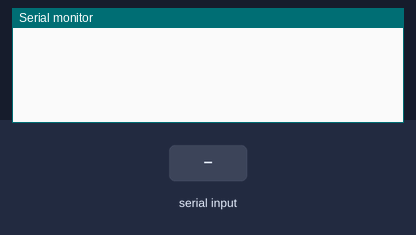
Simulated run of this sketch. Board: Arduino Uno, built with avr-gcc and run on an emulated ATmega328P. On the bench: the last lines printed to the serial monitor. The test bench sets the inputs (shaded band). Random numbers use the default seed unless the sketch sets one.

Above: at 1.2 s.
1.3 s: "l" received over Serial
At 1.8 s:
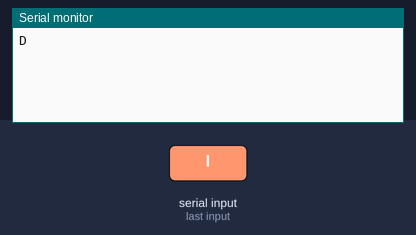
2.9 s: "S" received over Serial
At 3.2 s:
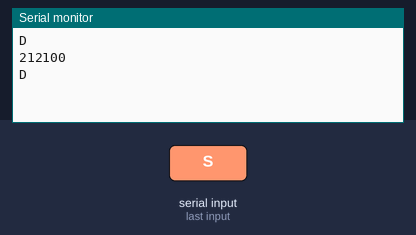
4.4 s: "90,45\n" received over Serial
At 5.2 s:
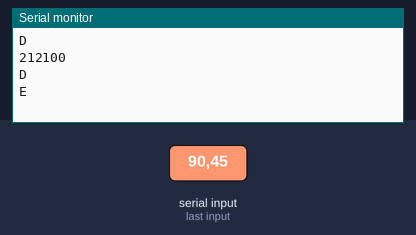

The sketch:

IntegrationTest.ino
```cpp
void setup() {
  Serial.begin(9600);

  randomSeed(analogRead(0));
}

void loop() {
  int i = 0, j = 1, val = 0;
  char commandBuffer[10];
  char command, ch;
  bool flag = true;

  while (1){
    if (Serial.available()) {
      delay(10);
      while (Serial.available()) {
        ch = Serial.read();
        commandBuffer[i] = ch;
        i++;
      }
      break;
    }
  }

  command = commandBuffer[0];

  while (j < i) {
    val *= 10;
    val = val + (commandBuffer[j] - 48);
    j++;
  }

  switch (command) {
    case 'F': case 'f': // forward
      forward(val * 10);
      break;
    case 'B': case 'b': // reverse
      reverse(val * 10);
      break;
    case 'L': case 'l': // rotateLeft
      rotateLeft(val);
      break;
    case 'R': case 'r': // rotateRight
      rotateRight(val);
      break;
    case 'S': case 's': // readSensors
      readSensors();
      break;
    case 'C': case 'c': // calibrate
//      calibrate(val);
      break;
    default:
      flag = false;
      Serial.println("E");
  }

  if (flag) {
    Serial.println("D");
  }
}

void forward(double cm) {

  delay(100);
}


void reverse(double cm) {

  delay(100);
}

int rotateRight(double deg) {

  delay(100);
}

int rotateLeft(double deg) {

  delay(100);
}

/**
 * ============================== For Sensors ==============================
 */
void readSensors() {
  String output = "";

  output += String(random(3));
  output += String(random(3));
  output += String(random(3));
  output += String(random(3));
  output += String(random(3));
  output += String(random(5));

  Serial.println(output);
}
```

Measured:
- after the input at 1.3 s, the serial monitor: prints a new line after 0.11 s (image 1)
- after the input at 2.9 s, the serial monitor: prints a new line at once (image 2)
- after the input at 4.4 s, the serial monitor: prints a new line at once (image 3)
